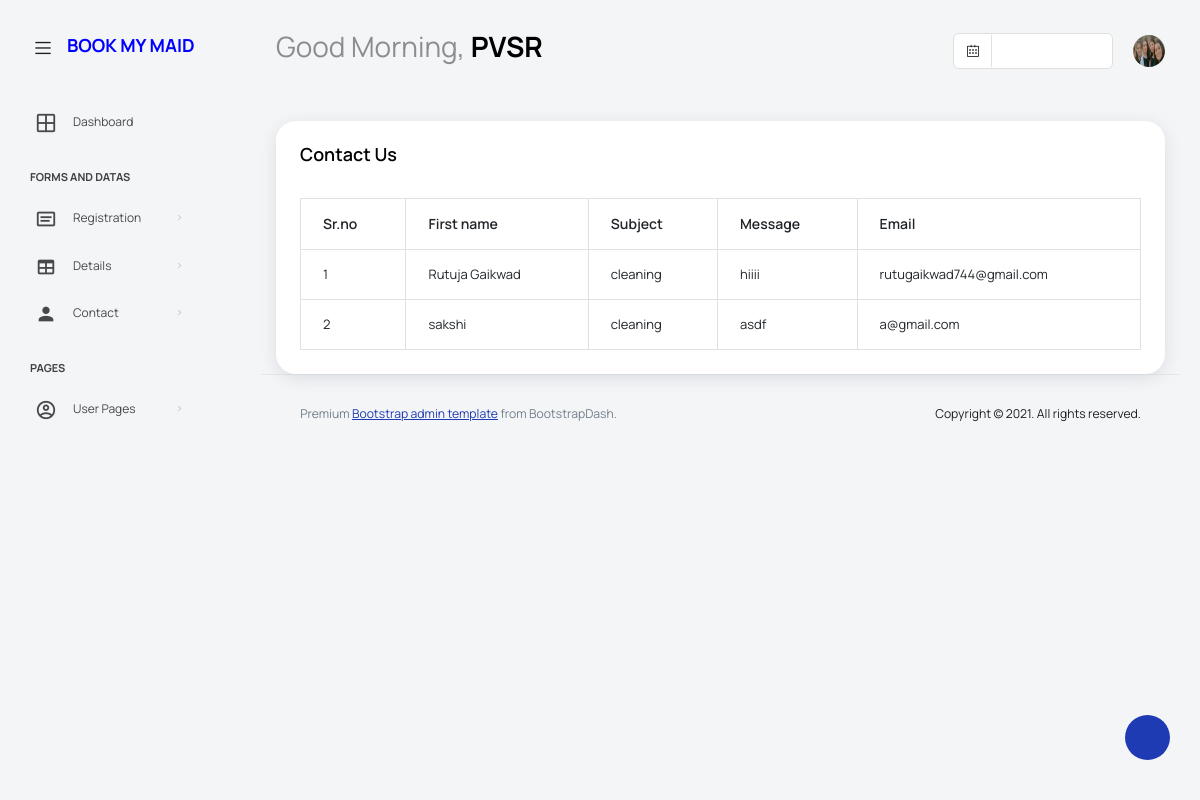
The page /template/pages/tables/contactus.php (signed in) on the database its author committed.
### tables this page shows
CREATE TABLE `cont_us` (
  `id` int(11) NOT NULL,
  `full_name` varchar(255) NOT NULL,
  `subject` varchar(255) NOT NULL,
  `message` text NOT NULL,
  `email` varchar(255) NOT NULL
);

### template/pages/tables/contactus.php (the view, shortened to what this page needs)
<!DOCTYPE html>
<html lang="en">
<head>
  <link rel="stylesheet" href="../../vendors/feather/feather.css">
  <link rel="stylesheet" href="../../vendors/mdi/css/materialdesignicons.min.css">
  <link rel="stylesheet" href="../../vendors/ti-icons/css/themify-icons.css">
  <link rel="stylesheet" href="../../vendors/typicons/typicons.css">
  <link rel="stylesheet" href="../../vendors/simple-line-icons/css/simple-line-icons.css">
  <link rel="stylesheet" href="../../vendors/css/vendor.bundle.base.css">
  <link rel="stylesheet" href="../../css/vertical-layout-light/style.css">
</head>
<body>
  <div class="container-scroller">
    <nav class="navbar default-layout col-lg-12 col-12 p-0 fixed-top d-flex align-items-top flex-row">
      <div class="text-center navbar-brand-wrapper d-flex align-items-center justify-content-start">
        <div class="me-3">
          <button class="navbar-toggler navbar-toggler align-self-center" type="button" data-bs-toggle="minimize">
            <span class="icon-menu"></span>
          </button>
        </div>
        <div>
          <a class="navbar-brand brand-logo" href="../../index.php">
            <h4 class="card-title" style="color:blue"><b> <font size="+1">BOOK MY MAID</b></font></h4>
          </a>
        </div>
      </div>
      <div class="navbar-menu-wrapper d-flex align-items-top">
        <ul class="navbar-nav">
          <li class="nav-item font-weight-semibold d-none d-lg-block ms-0">
            <h1 class="welcome-text">Good Morning, <span class="text-black fw-bold">PVSR</span></h1>
          </li>
        </ul>
       <ul class="navbar-nav ms-auto">
          <li class="nav-item d-none d-lg-block">
            <div id="datepicker-popup" class="input-group date datepicker navbar-date-picker">
              <span class="input-group-addon input-group-prepend border-right">
                <span class="icon-calendar input-group-text calendar-icon"></span>
              </span>
              <input type="text" class="form-control">
            </div>
          </li>
          <li class="nav-item dropdown d-none d-lg-block user-dropdown">
            <a class="nav-link" id="UserDropdown" href="#" data-bs-toggle="dropdown" aria-expanded="false">
              <img class="img-xs rounded-circle" src="../../images/face0.jpeg" alt="Profile image"> </a>
          </li>
        </ul>
      </div>
    </nav>
    <div class="container-fluid page-body-wrapper">
      <div class="theme-setting-wrapper">
        <div id="settings-trigger"><i class="ti-settings"></i></div>
      </div>
      <nav class="sidebar sidebar-offcanvas" id="sidebar">
        <ul class="nav">
          <li class="nav-item">
            <a class="nav-link" href="../../index.php">
              <i class="mdi mdi-grid-large menu-icon"></i>
              <span class="menu-title">Dashboard</span>
            </a>
          </li>
          <li class="nav-item nav-category">Forms and Datas</li>
          <li class="nav-item">
            <a class="nav-link" data-bs-toggle="collapse" href="#form-elements" aria-expanded="false" aria-controls="form-elements">
              <i class="menu-icon mdi mdi-card-text-outline"></i>
              <span class="menu-title">Registration</span>
              <i class="menu-arrow"></i>
            </a>
          </li>
          <li class="nav-item">
            <a class="nav-link" data-bs-toggle="collapse" href="#tables" aria-expanded="false" aria-controls="tables">
              <i class="menu-icon mdi mdi-table"></i>
              <span class="menu-title">Details</span>
              <i class="menu-arrow"></i>
            </a>
          </li>
          <li class="nav-item">
            <a class="nav-link" data-bs-toggle="collapse" href="#icons" aria-expanded="false" aria-controls="icons">
              <i class="menu-icon mdi mdi-account"></i>
              <span class="menu-title">Contact</span>
              <i class="menu-arrow"></i>
            </a>
          </li>
          <li class="nav-item nav-category">pages</li>
          <li class="nav-item">
            <a class="nav-link" data-bs-toggle="collapse" href="#auth" aria-expanded="false" aria-controls="auth">
              <i class="menu-icon mdi mdi-account-circle-outline"></i>
              <span class="menu-title">User Pages</span>
              <i class="menu-arrow"></i>
            </a>
          </li>
        </ul>
      </nav>
      <div class="main-panel">
        <div class="content-wrapper">
          <div class="row">
            <div class="col-lg-12 stretch-card">
              <div class="card">
                <div class="card-body">
                  <h4 class="card-title">Contact Us</h4>
                  <div class="table-responsive pt-3">
                    <table class="table table-bordered">
                      <thead>
                        <tr>
                          <th>
                            Sr.no
                          </th>
                          <th>
                            First name
                          </th>
                          <th>
                           Subject
                          </th>
                          <th>
                            Message
                          </th>
                          <th>
                            Email
                          </th>
                        </tr>
                      </thead>
                      <tbody>
					  <?php
		$sql=mysql_query("SELECT *FROM cont_us") ;
				while($row=mysql_fetch_array($sql))
	{
                        echo"<tr>";
                          echo"<td class=py-1>";
                           echo $row['id'];
                          echo"</td>";
                          echo"<td>";
                          echo  $row['full_name'];
                          echo"</td>";
                          echo"<td>";
                           echo $row['subject'];
                         echo" </td>";
                         echo" <td>";
                          echo $row['message'];
                          echo"</td>";
                         echo" <td>";
                         echo $row['email'];
                        echo"  </td>";
                      echo" </tr>";
	}
						  ?>
						  </tbody>
                    </table>
                  </div>
                </div>
              </div>
            </div>
        <footer class="footer">
          <div class="d-sm-flex justify-content-center justify-content-sm-between">
            <span class="text-muted text-center text-sm-left d-block d-sm-inline-block">Premium <a href="https://www.bootstrapdash.com/" target="_blank">Bootstrap admin template</a> from BootstrapDash.</span>
            <span class="float-none float-sm-right d-block mt-1 mt-sm-0 text-center">Copyright © 2021. All rights reserved.</span>
          </div>
        </footer>
      </div>
    </div>
  </div>
</html>

### rows shown on the page
cont_us: id "1", full_name "Rutuja Gaikwad", subject "cleaning", message "hiiii", email "rutugaikwad744@gmail.com"
cont_us: id "2", full_name "sakshi", subject "cleaning", message "asdf", email "a@gmail.com"
